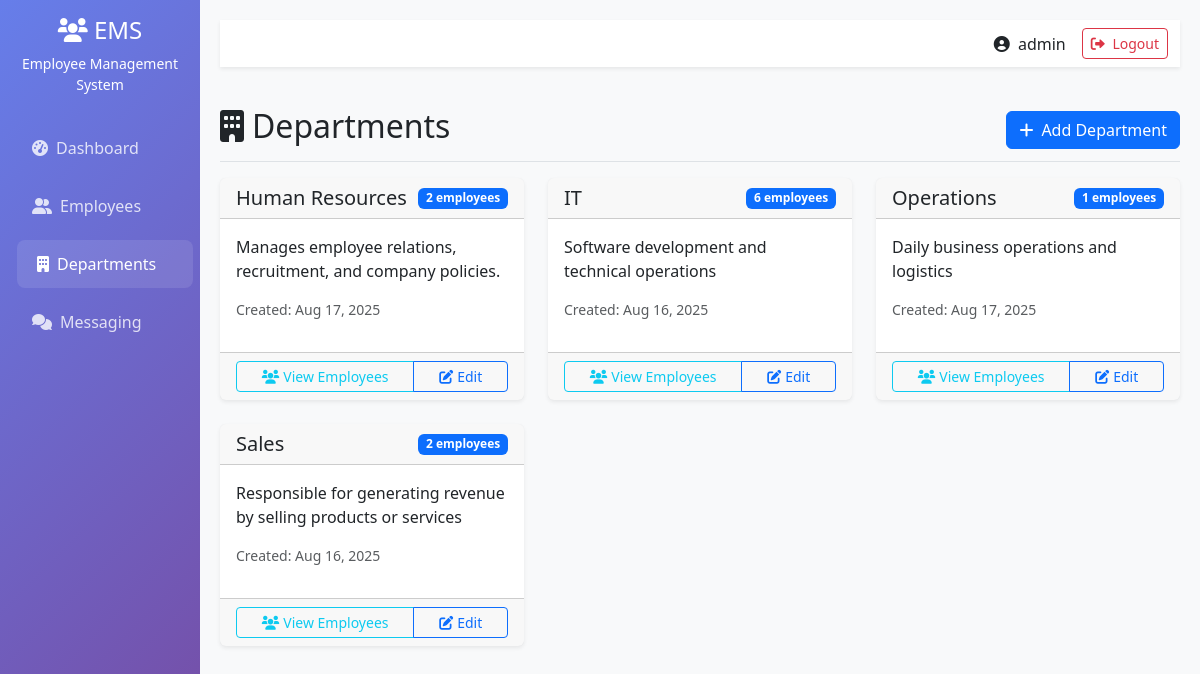
The app's page /departments/ (signed in) with its own data.
### employees/models.py (models this page shows, shortened)
class Department(models.Model):
    name = models.CharField(max_length=100, unique=True)
    description = models.TextField(blank=True, null=True)
    created_at = models.DateTimeField(auto_now_add=True)
    class Meta:
        ordering = ['name']

### employees/views.py (the view)
# urls.py: path('departments/', views.department_list, name='department_list'),
@login_required
def department_list(request):
    departments = Department.objects.annotate(
        employee_count = Count('employees')
    ).order_by('name')
    return render(request, 'employees/department_list.html', {'departments': departments})

### employees/templates/employees/department_list.html (shortened to what this page needs)
{% extends 'employees/base.html' %}
{% block content %}
<div class="d-flex justify-content-between flex-wrap flex-md-nowrap align-items-center pt-3 pb-2 mb-3 border-bottom">
    <h1 class="h2"><i class="fas fa-building me-2"></i>Departments</h1>
    <div class="btn-toolbar mb-2 mb-md-0">
        <a href="{% url 'department_create' %}" class="btn btn-primary">
            <i class="fas fa-plus me-2"></i>Add Department
        </a>
    </div>
</div>
<div class="row">
    {% for department in departments %}
    <div class="col-md-6 col-lg-4 mb-4">
        <div class="card h-100">
            <div class="card-header d-flex justify-content-between align-items-center">
                <h5 class="mb-0">{{ department.name }}</h5>
                <span class="badge bg-primary">{{ department.employee_count }} employees</span>
            </div>
            <div class="card-body">
                <p class="card-text">{{ department.description|default:"No description available." }}</p>
                <p class="text-muted small">Created: {{ department.created_at|date:"M d, Y" }}</p>
            </div>
            <div class="card-footer">
                <div class="btn-group w-100" role="group">
                    <a href="{% url 'employee_list' %}?department={{ department.id }}" class="btn btn-outline-info btn-sm">
                        <i class="fas fa-users me-1"></i>View Employees
                    </a>
                    <a href="{% url 'department_update' department.pk %}" class="btn btn-outline-primary btn-sm">
                        <i class="fas fa-edit me-1"></i>Edit
                    </a>
                </div>
            </div>
        </div>
    </div>
    {% endfor %}
</div>
{% endblock %}

### employees/templates/employees/base.html (shortened to what this page needs)
{% load static %}
<!DOCTYPE html>
<html lang="en">
<head>
  <link href="https://cdnjs.cloudflare.com/ajax/libs/bootstrap/5.3.0/css/bootstrap.min.css" rel="stylesheet">
  <link href="https://cdnjs.cloudflare.com/ajax/libs/font-awesome/6.0.0/css/all.min.css" rel="stylesheet">
</head>
<body>
  <div class="container-fluid">
    <div class="row">
      <nav id="sidebarMenu" class="col-md-3 col-lg-2 d-md-block sidebar collapse">
        <div class="position-sticky pt-3">
          <div class="text-center mb-4">
            <h4><i class="fas fa-users"></i> EMS</h4>
            <p class="small">Employee Management System</p>
          </div>
          <ul class="nav flex-column">
            <li class="nav-item">
              <a class="nav-link {% if request.resolver_match.url_name == 'dashboard' %}active{% endif %}" href="{% url 'dashboard' %}">
                <i class="fas fa-tachometer-alt me-2"></i>Dashboard
              </a>
            </li>
            <li class="nav-item">
              <a class="nav-link {% if 'employee' in request.resolver_match.url_name %}active{% endif %}" href="{% url 'employee_list' %}">
                <i class="fas fa-user-friends me-2"></i>Employees
              </a>
            </li>
            <li class="nav-item">
              <a class="nav-link {% if 'department' in request.resolver_match.url_name %}active{% endif %}" href="{% url 'department_list' %}">
                <i class="fas fa-building me-2"></i>Departments
              </a>
            </li>
            <li class="nav-item">
              <a class="nav-link {% if 'messaging' in request.resolver_match.url_name %}active{% endif %}" href="{% url 'messaging_dashboard' %}">
                <i class="fas fa-comments me-2"></i>Messaging
              </a>
            </li>
          </ul>
        </div>
      </nav>
      <main class="col-md-9 ms-sm-auto col-lg-10 main-content">
        <nav class="navbar navbar-light bg-white shadow-sm mb-4">
          <div class="container-fluid">
            <div class="d-flex align-items-center ms-auto">
              <span class="me-3">
                <i class="fas fa-user-circle me-1"></i>
                {% if user.first_name %}{{ user.first_name }} {{ user.last_name }}{% else %}{{ user.username }}{% endif %}
              </span>
              <a href="{% url 'logout' %}" class="btn btn-sm btn-outline-danger">
                <i class="fas fa-sign-out-alt me-1"></i> Logout
              </a>
            </div>
          </div>
        </nav>
        {% block content %}{% endblock %}
      </main>
    </div>
  </div>
</body>
</html>

### employees/templates/employees/base.html (style rules this page uses)
.sidebar { background: linear-gradient(135deg, #667eea 0%, #764ba2 100%); min-height: 100vh; color: white; }
.sidebar .nav-link { color: rgba(255,255,255,0.8); padding: 12px 20px; border-radius: 8px; margin: 5px 0; transition: all 0.3s ease; }
.sidebar .nav-link:hover, .sidebar .nav-link.active { color: white; background: rgba(255,255,255,0.1); transform: translateX(5px); }
.main-content { background: #f8f9fa; min-height: 100vh; padding: 20px; }
.card { border: none; box-shadow: 0 0.125rem 0.25rem rgba(0,0,0,0.075); transition: transform 0.2s; }

### records on screen
Department: name "Human Resources", employee_count "2", description "Manages employee relations, recruitment, and company policies.", created_at "Aug 17, 2025"
Department: name "IT", employee_count "6", description "Software development and technical operations", created_at "Aug 16, 2025"
Department: name "Operations", employee_count "1", description "Daily business operations and logistics", created_at "Aug 17, 2025"
Department: name "Sales", employee_count "2", description "Responsible for generating revenue by selling products or services", created_at "Aug 16, 2025"

### other values on screen
{{ user.username }} "admin"
